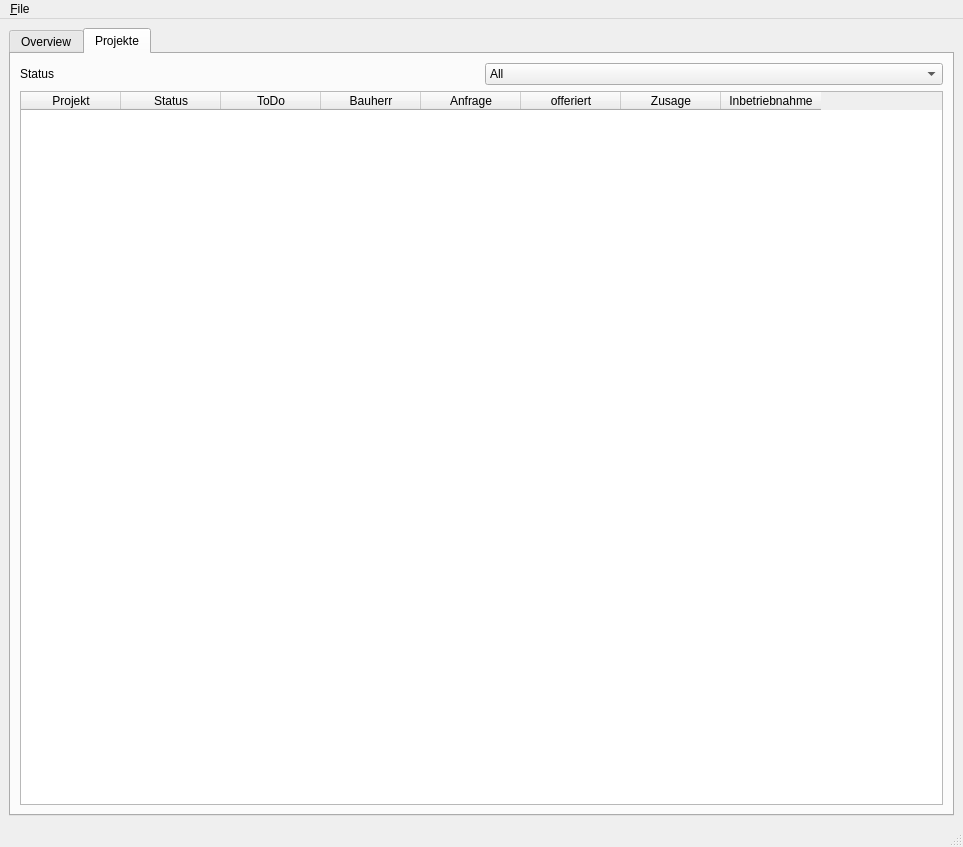
<?xml version="1.0" encoding="UTF-8"?>
<ui version="4.0">
 <class>MainWindow</class>
 <widget class="QMainWindow" name="MainWindow">
  <property name="geometry">
   <rect>
    <x>0</x>
    <y>0</y>
    <width>963</width>
    <height>847</height>
   </rect>
  </property>
  <property name="sizePolicy">
   <sizepolicy hsizetype="Expanding" vsizetype="Expanding">
    <horstretch>0</horstretch>
    <verstretch>0</verstretch>
   </sizepolicy>
  </property>
  <property name="windowTitle">
   <string>MainWindow</string>
  </property>
  <widget class="QWidget" name="centralwidget">
   <property name="enabled">
    <bool>true</bool>
   </property>
   <property name="sizePolicy">
    <sizepolicy hsizetype="Expanding" vsizetype="Expanding">
     <horstretch>0</horstretch>
     <verstretch>0</verstretch>
    </sizepolicy>
   </property>
   <layout class="QHBoxLayout" name="horizontalLayout_2">
    <item>
     <widget class="QTabWidget" name="tabWidget">
      <property name="currentIndex">
       <number>1</number>
      </property>
      <widget class="QWidget" name="tab_sync">
       <attribute name="title">
        <string>Overview</string>
       </attribute>
       <widget class="QWidget" name="formLayoutWidget">
        <property name="geometry">
         <rect>
          <x>10</x>
          <y>70</y>
          <width>1871</width>
          <height>161</height>
         </rect>
        </property>
        <layout class="QFormLayout" name="formLayout">
         <property name="labelAlignment">
          <set>Qt::AlignLeading|Qt::AlignLeft|Qt::AlignVCenter</set>
         </property>
         <item row="0" column="0">
          <widget class="QLabel" name="label">
           <property name="text">
            <string>Last Picture Name</string>
           </property>
          </widget>
         </item>
         <item row="0" column="1">
          <widget class="QLabel" name="lastPictureName">
           <property name="text">
            <string>TextLabel</string>
           </property>
          </widget>
         </item>
         <item row="1" column="0">
          <widget class="QLabel" name="label_3">
           <property name="text">
            <string>Last Quote Name</string>
           </property>
          </widget>
         </item>
         <item row="1" column="1">
          <widget class="QLabel" name="lastQuoteName">
           <property name="text">
            <string>TextLabel</string>
           </property>
          </widget>
         </item>
         <item row="2" column="0">
          <widget class="QLabel" name="label_5">
           <property name="text">
            <string>Last Invoice Name</string>
           </property>
          </widget>
         </item>
         <item row="2" column="1">
          <widget class="QLabel" name="lastInvoiceName">
           <property name="text">
            <string>TextLabel</string>
           </property>
          </widget>
         </item>
         <item row="3" column="0">
          <widget class="QLabel" name="label_8">
           <property name="text">
            <string>Next Quote Name</string>
           </property>
          </widget>
         </item>
         <item row="4" column="0">
          <widget class="QLabel" name="label_9">
           <property name="text">
            <string>Next Invoice Name</string>
           </property>
          </widget>
         </item>
         <item row="3" column="1">
          <widget class="QLineEdit" name="nextQuoteName">
           <property name="enabled">
            <bool>true</bool>
           </property>
           <property name="sizePolicy">
            <sizepolicy hsizetype="Fixed" vsizetype="Fixed">
             <horstretch>0</horstretch>
             <verstretch>0</verstretch>
            </sizepolicy>
           </property>
           <property name="text">
            <string/>
           </property>
           <property name="readOnly">
            <bool>true</bool>
           </property>
          </widget>
         </item>
         <item row="4" column="1">
          <widget class="QLineEdit" name="nextInvoiceName">
           <property name="enabled">
            <bool>true</bool>
           </property>
           <property name="sizePolicy">
            <sizepolicy hsizetype="Fixed" vsizetype="Fixed">
             <horstretch>0</horstretch>
             <verstretch>0</verstretch>
            </sizepolicy>
           </property>
           <property name="text">
            <string/>
           </property>
           <property name="readOnly">
            <bool>true</bool>
           </property>
          </widget>
         </item>
        </layout>
       </widget>
       <widget class="QGroupBox" name="groupBox">
        <property name="geometry">
         <rect>
          <x>10</x>
          <y>260</y>
          <width>751</width>
          <height>191</height>
         </rect>
        </property>
        <property name="title">
         <string>Neues Projekt</string>
        </property>
        <widget class="QLabel" name="label_2">
         <property name="geometry">
          <rect>
           <x>10</x>
           <y>120</y>
           <width>62</width>
           <height>17</height>
          </rect>
         </property>
         <property name="text">
          <string>Ortschaft</string>
         </property>
        </widget>
        <widget class="QLineEdit" name="newProject_street">
         <property name="geometry">
          <rect>
           <x>130</x>
           <y>30</y>
           <width>231</width>
           <height>25</height>
          </rect>
         </property>
        </widget>
        <widget class="QLineEdit" name="newProject_city">
         <property name="geometry">
          <rect>
           <x>130</x>
           <y>120</y>
           <width>231</width>
           <height>25</height>
          </rect>
         </property>
        </widget>
        <widget class="QLabel" name="label_4">
         <property name="geometry">
          <rect>
           <x>10</x>
           <y>30</y>
           <width>62</width>
           <height>17</height>
          </rect>
         </property>
         <property name="text">
          <string>Strasse</string>
         </property>
        </widget>
        <widget class="QPushButton" name="createProject">
         <property name="geometry">
          <rect>
           <x>130</x>
           <y>150</y>
           <width>151</width>
           <height>25</height>
          </rect>
         </property>
         <property name="text">
          <string>Projekt erstellen</string>
         </property>
        </widget>
        <widget class="QLabel" name="label_6">
         <property name="geometry">
          <rect>
           <x>10</x>
           <y>60</y>
           <width>121</width>
           <height>17</height>
          </rect>
         </property>
         <property name="text">
          <string>Strassennummer</string>
         </property>
        </widget>
        <widget class="QLabel" name="label_7">
         <property name="geometry">
          <rect>
           <x>10</x>
           <y>90</y>
           <width>101</width>
           <height>17</height>
          </rect>
         </property>
         <property name="text">
          <string>Postleitzahl</string>
         </property>
        </widget>
        <widget class="QLineEdit" name="newProject_streetNumber">
         <property name="geometry">
          <rect>
           <x>130</x>
           <y>60</y>
           <width>231</width>
           <height>25</height>
          </rect>
         </property>
        </widget>
        <widget class="QLineEdit" name="newProject_zipCode">
         <property name="geometry">
          <rect>
           <x>130</x>
           <y>90</y>
           <width>231</width>
           <height>25</height>
          </rect>
         </property>
        </widget>
       </widget>
       <widget class="QPushButton" name="importPvProjects">
        <property name="geometry">
         <rect>
          <x>10</x>
          <y>460</y>
          <width>121</width>
          <height>21</height>
         </rect>
        </property>
        <property name="text">
         <string>importPvProjects</string>
        </property>
       </widget>
      </widget>
      <widget class="QWidget" name="tab_projects">
       <attribute name="title">
        <string>Projekte</string>
       </attribute>
       <layout class="QHBoxLayout" name="horizontalLayout_5">
        <item>
         <layout class="QVBoxLayout" name="verticalLayout_3">
          <item>
           <layout class="QHBoxLayout" name="horizontalLayout">
            <item>
             <widget class="QLabel" name="label_10">
              <property name="text">
               <string>Status</string>
              </property>
             </widget>
            </item>
            <item>
             <widget class="QComboBox" name="filterStatus">
              <item>
               <property name="text">
                <string>All</string>
               </property>
              </item>
              <item>
               <property name="text">
                <string>1 - nothing</string>
               </property>
              </item>
              <item>
               <property name="text">
                <string>3 - lead</string>
               </property>
              </item>
              <item>
               <property name="text">
                <string>4 - quoted</string>
               </property>
              </item>
              <item>
               <property name="text">
                <string>5 - building</string>
               </property>
              </item>
              <item>
               <property name="text">
                <string>6 - in Betrieb</string>
               </property>
              </item>
              <item>
               <property name="text">
                <string>7.1 - EIV complete</string>
               </property>
              </item>
              <item>
               <property name="text">
                <string>7.2 - EIV payed</string>
               </property>
              </item>
              <item>
               <property name="text">
                <string>8 - archived</string>
               </property>
              </item>
              <item>
               <property name="text">
                <string>9 - rejected</string>
               </property>
              </item>
             </widget>
            </item>
           </layout>
          </item>
          <item>
           <layout class="QHBoxLayout" name="horizontalLayout_6">
            <item>
             <widget class="QTableWidget" name="tableWidgetProjects">
              <property name="enabled">
               <bool>true</bool>
              </property>
              <property name="editTriggers">
               <set>QAbstractItemView::NoEditTriggers</set>
              </property>
              <property name="alternatingRowColors">
               <bool>true</bool>
              </property>
              <property name="sortingEnabled">
               <bool>true</bool>
              </property>
              <column>
               <property name="text">
                <string>Projekt</string>
               </property>
              </column>
              <column>
               <property name="text">
                <string>Status</string>
               </property>
              </column>
              <column>
               <property name="text">
                <string>ToDo</string>
               </property>
              </column>
              <column>
               <property name="text">
                <string>Bauherr</string>
               </property>
              </column>
              <column>
               <property name="text">
                <string>Anfrage</string>
               </property>
              </column>
              <column>
               <property name="text">
                <string>offeriert</string>
               </property>
              </column>
              <column>
               <property name="text">
                <string>Zusage</string>
               </property>
              </column>
              <column>
               <property name="text">
                <string>Inbetriebnahme</string>
               </property>
              </column>
             </widget>
            </item>
           </layout>
          </item>
         </layout>
        </item>
       </layout>
      </widget>
     </widget>
    </item>
   </layout>
  </widget>
  <widget class="QMenuBar" name="menubar">
   <property name="geometry">
    <rect>
     <x>0</x>
     <y>0</y>
     <width>963</width>
     <height>20</height>
    </rect>
   </property>
   <widget class="QMenu" name="menu_File">
    <property name="title">
     <string>&amp;File</string>
    </property>
    <addaction name="action_Preferences"/>
    <addaction name="separator"/>
    <addaction name="action_Quit"/>
   </widget>
   <addaction name="menu_File"/>
  </widget>
  <widget class="QStatusBar" name="statusbar"/>
  <action name="action_Preferences">
   <property name="text">
    <string>&amp;Preferences</string>
   </property>
  </action>
  <action name="action_Open">
   <property name="text">
    <string>&amp;Open</string>
   </property>
  </action>
  <action name="action_Save">
   <property name="text">
    <string>&amp;Save</string>
   </property>
  </action>
  <action name="action_Save_As">
   <property name="text">
    <string>&amp;Save As</string>
   </property>
  </action>
  <action name="action_Close">
   <property name="text">
    <string>&amp;Close</string>
   </property>
  </action>
  <action name="action_Quit">
   <property name="text">
    <string>&amp;Quit</string>
   </property>
  </action>
  <action name="action_NewProject">
   <property name="text">
    <string>&amp;New Project</string>
   </property>
  </action>
 </widget>
 <tabstops>
  <tabstop>tabWidget</tabstop>
  <tabstop>newProject_street</tabstop>
  <tabstop>newProject_streetNumber</tabstop>
  <tabstop>newProject_zipCode</tabstop>
  <tabstop>newProject_city</tabstop>
  <tabstop>createProject</tabstop>
  <tabstop>tableWidgetProjects</tabstop>
 </tabstops>
 <resources/>
 <connections>
  <connection>
   <sender>action_Quit</sender>
   <signal>triggered()</signal>
   <receiver>MainWindow</receiver>
   <slot>deleteLater()</slot>
   <hints>
    <hint type="sourcelabel">
     <x>-1</x>
     <y>-1</y>
    </hint>
    <hint type="destinationlabel">
     <x>472</x>
     <y>395</y>
    </hint>
   </hints>
  </connection>
 </connections>
</ui>
